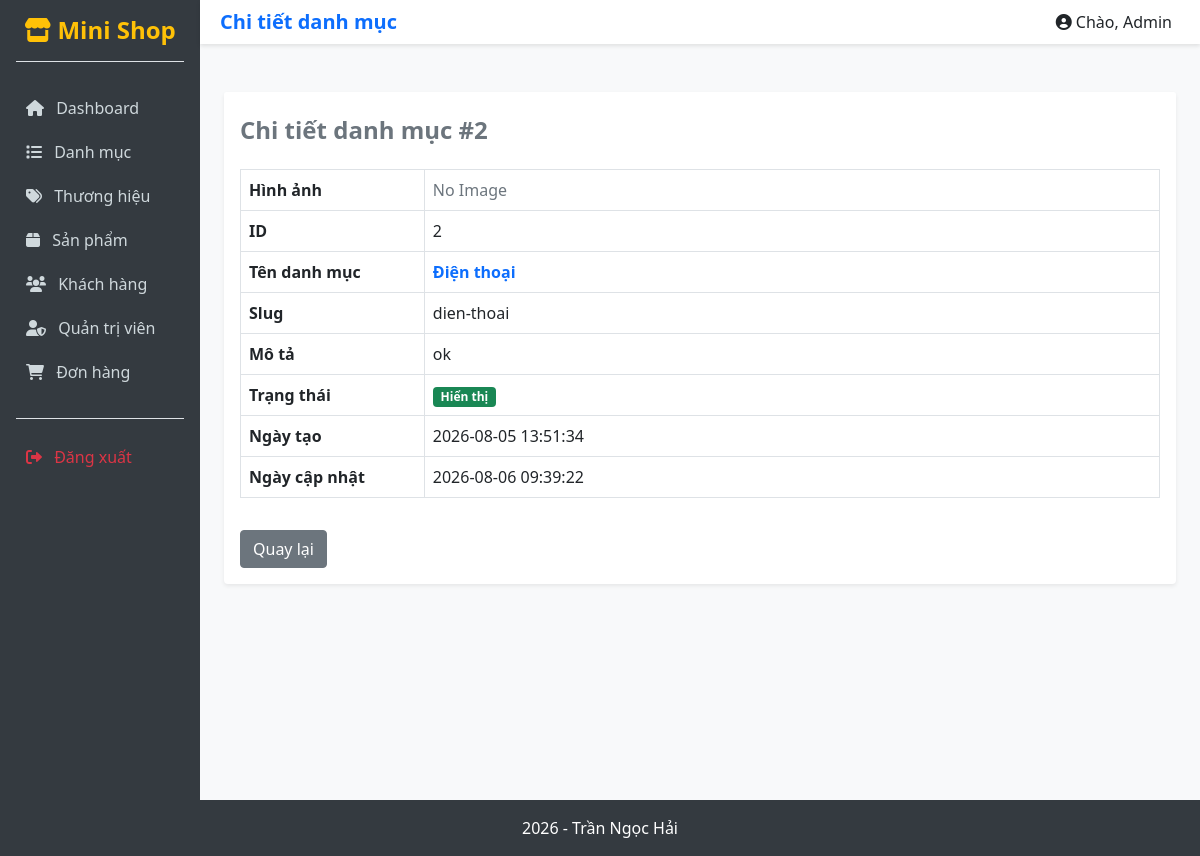
Screenshot of /views/admin/categories/detail.php?id=2 with the database file from the repository.
### tables this page shows
CREATE TABLE `categories` (
  `id` int(11) NOT NULL,
  `catename` varchar(100) NOT NULL,
  `slug` varchar(150) DEFAULT NULL,
  `image` varchar(255) DEFAULT NULL,
  `description` text DEFAULT NULL,
  `status` tinyint(1) DEFAULT 1,
  `created_at` datetime DEFAULT current_timestamp(),
  `updated_at` datetime DEFAULT current_timestamp() ON UPDATE current_timestamp()
);

### config/Database.php (called while the page is built, shortened)
<?php
class Database {
    protected string $host = "localhost";
    protected string $database = "tranngochai_database";
    protected string $username = "root";
    protected string $password = "";
    protected function connect(): void {
        try {
            $this->conn = new mysqli(
                $this->host,
                $this->username,
                $this->password,
                $this->database
            );
        } catch (Exception $e) {
            echo "Lỗi: " . $e->getMessage();
        }
    }
}
?>

### dao/CategoryDAO.php (called while the page is built, shortened)
<?php
require_once __DIR__ . "/BaseDAO.php";
require_once __DIR__ . "/../models/Category.php";
class CategoryDAO extends BaseDAO {
    public function findById(int $id) {
        try {
            $sql = "SELECT * FROM categories WHERE id=?";
            $stmt = $this->prepare($sql);
            $stmt->bind_param("i", $id);
            $stmt->execute();
            $result = $stmt->get_result();
            if ($row = $result->fetch_assoc()) {
                $category = new Category($row["catename"], $row["slug"], $row["image"], $row["description"], (int)$row["status"]);
                $category->id = (int)$row["id"];
                $category->createdAt = $row["created_at"];
                $category->updatedAt = $row["updated_at"];
                return $category;
            }
        } catch (Exception $e) { echo "Lỗi: " . $e->getMessage(); }
        return null;
    }
}
?>

### dao/BaseDAO.php (called while the page is built, shortened)
<?php
require_once __DIR__ . "/../config/Database.php";
class BaseDAO extends Database {
    protected function prepare(string $sql) {
        return $this->conn->prepare($sql);
    }
}
?>

### models/Category.php (called while the page is built, shortened)
<?php
class Category
{
    public function __construct(string $name = "", string $slug = "", ?string $image = null, ?string $description = null, int $status = 1)
    {
        $this->name = $name;
        $this->slug = $slug;
        $this->image = $image;
        $this->description = $description;
        $this->status = $status;
    }
}
?>

### views/admin/categories/detail.php (the view, shortened to what this page needs)
<?php
require_once "../../../dao/CategoryDAO.php";
$dao = new CategoryDAO();
$id = $_GET['id'] ?? 0;
$category = $dao->findById($id);
?>
<div class="container mt-4">
    <div class="card shadow-sm border-0">
        <div class="card-header bg-white border-0 pt-4 pb-0">
            <h4 class="fw-bold text-secondary">Chi tiết danh mục #<?= $category->id ?></h4>
        </div>
        <div class="card-body">
            <table class="table table-bordered">
                <tr>
                    <th width="20%">Hình ảnh</th>
                    <td>
                        <?php if ($category->image != "") { ?>
                            <img src="/MiniShop_TranNgocHai/uploads/categories/<?= $category->image ?>" class="img-thumbnail" width="150">
                        <?php } else { ?>
                            <span class="text-muted">No Image</span>
                        <?php } ?>
                    </td>
                </tr>
                <tr><th width="20%">ID</th><td><?= $category->id ?></td></tr>
                <tr><th>Tên danh mục</th><td class="text-primary fw-bold"><?= htmlspecialchars($category->name) ?></td></tr>
                <tr><th>Slug</th><td><?= htmlspecialchars($category->slug) ?></td></tr>
                <tr><th>Mô tả</th><td><?= nl2br(htmlspecialchars($category->description)) ?></td></tr>
                <tr><th>Trạng thái</th><td><?= $category->status == 1 ? '<span class="badge bg-success">Hiển thị</span>' : '<span class="badge bg-secondary">Ẩn</span>' ?></td></tr>
                <tr><th>Ngày tạo</th><td><?= $category->createdAt ?></td></tr>
                <tr><th>Ngày cập nhật</th><td><?= $category->updatedAt ?></td></tr>
            </table>
            <a href="index.php" class="btn btn-secondary mt-3">Quay lại</a>
        </div>
    </div>
</div>
<?php
include "../layouts/master.php";
?>

### assets/css/style.css (style rules this page uses)
body { background-color: #f8f9fa; }

### rows the page displays
categories: id "2", catename "Điện thoại", slug "dien-thoai", description "ok", created_at "2026-08-05 13:51:34", updated_at "2026-08-06 09:39:22"

### other values shown
$pageTitle "Chi tiết danh mục"
